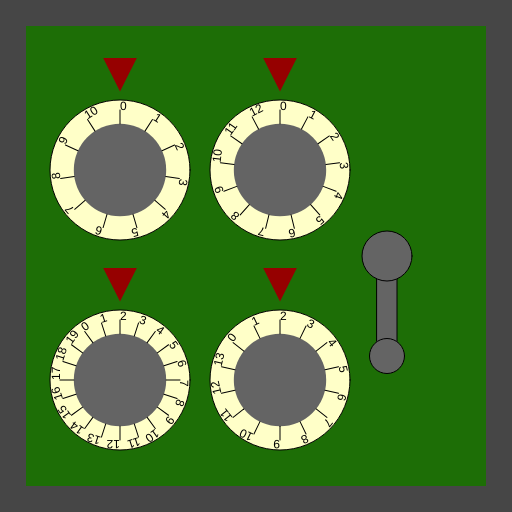
Frame 1 (no input)
Frame 60 (no input): identical to frame 1, image omitted
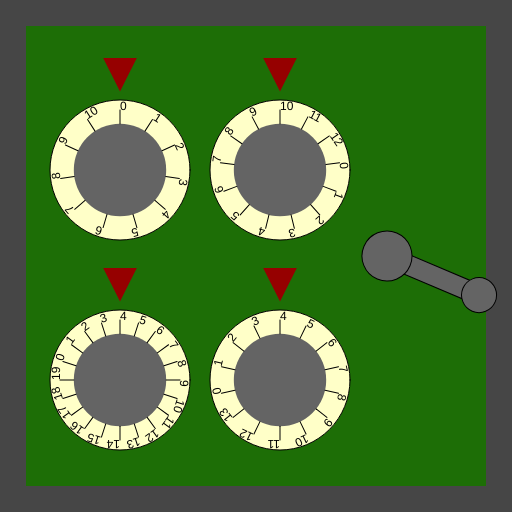
Frame 120 (the mouse pressed at the canvas centre since frame 60)

The p5.js sketch that drew these frames (run headless with seeded random() and noise() and a simulated clock; from frame 60 on, the mouse is pressed at the canvas centre):

// p5.js sketch
// ── sketch.js
/*

Officer: 6978930
CaseNum: 303-2-36810021-6978930

Case 303 - The Case of the Crooked Attorney
Stage 3 - The Gates Bank

I’ve made an appointment for you at the Gates Bank to retrieve your safe deposit box from the vault.
Actually you will break into Torvalds’ one.

Crack the safe by doing the following:

	Whilst the mouse is being dragged:
	- Make hidden_vault_val0 equal to the value of mouseY
	- Use the 'max' function to prevent hidden_vault_val0 from falling below 2

	Whilst the mouse is moving:
	- Increment hidden_vault_val1 by 2
	- Use the 'min' function to prevent hidden_vault_val1 from going above 15

	Whilst the mouse is moving:
	- Make hidden_vault_val2 equal to the value of mouseY
	- Use the 'min' function to prevent hidden_vault_val2 from going above 10

	Whilst the mouse is moving:
	- Increment hidden_vault_val3 by 2
	- Use the 'max' function to prevent hidden_vault_val3 from falling below 2

	When the mouse button is pressed:
	- Make hidden_vault_val4 equal to the value of mouseY
	- Use the 'constrain' function to prevent hidden_vault_val4 from falling below 17 and going above 67



This time you'll need to create the relevant event handlers yourself.

There are many possible ways of investigating this case, but you
should use ONLY the following commands:

	- The assignment operator aka. the equals sign !
	- mouseX, mouseY
	- Incrementing +=
	- Decrementing -=
	- min, max
	- constrain

*/

//declare the variables

var hidden_vault_val0;
var hidden_vault_val1;
var hidden_vault_val2;
var hidden_vault_val3;
var hidden_vault_val4;


function mouseDragged() {
	console.log("mouseDragged", mouseX, mouseY);
	hidden_vault_val0 = mouseY;
	hidden_vault_val0 = max(hidden_vault_val0, 2);
}

function mouseMoved() {
	console.log("mouseMoved", mouseX, mouseY);

	hidden_vault_val1 += 2;
	hidden_vault_val1 = min(hidden_vault_val1, 15);

	hidden_vault_val2 = mouseY;
	hidden_vault_val2 = min(hidden_vault_val2, 10);

	hidden_vault_val3 += 2;
	hidden_vault_val3 = max(hidden_vault_val3, 2);

}

function mousePressed() {
	console.log("mousePressed");
	hidden_vault_val4 = mouseY;
	hidden_vault_val4 = constrain(hidden_vault_val4, 17, 67);

}




function preload() {
	//IMAGES WILL BE LOADED HERE

}

function setup() {
	createCanvas(512, 512);

	//initialise the variables
	hidden_vault_val0 = 0;
	hidden_vault_val1 = 0;
	hidden_vault_val2 = 0;
	hidden_vault_val3 = 0;
	hidden_vault_val4 = 0;

}

///////////////////EVENT HANDLERS///////////////////

//Create event handlers here to open the safe ...


///////////////DO NOT CHANGE CODE BELOW THIS POINT///////////////////

function draw() {

	//Draw the safe door
	background(70);
	noStroke();
	fill(29, 110, 6);
	rect(26, 26, width - 52, width - 52);

	//Draw the combination dials
	push();
	translate(120, 170);
	drawDial(140, hidden_vault_val0, 11);
	pop();

	push();
	translate(120, 380);
	drawDial(140, hidden_vault_val1, 20);
	pop();

	push();
	translate(280, 170);
	drawDial(140, hidden_vault_val2, 13);
	pop();

	push();
	translate(280, 380);
	drawDial(140, hidden_vault_val3, 14);
	pop();

	//Draw the lever
	push();
	translate(width - 125, 256);
	drawLever(hidden_vault_val4);
	pop();


}

function drawDial(diameter, num, maxNum) {
	//the combination lock

	var r = diameter * 0.5;
	var p = r * 0.6;

	stroke(0);
	fill(255, 255, 200);
	ellipse(0, 0, diameter, diameter);
	fill(100);
	noStroke();
	ellipse(0, 0, diameter * 0.66, diameter * 0.66);
	fill(150, 0, 0);
	triangle(
		-p * 0.4, -r - p,
		p * 0.4, -r - p,
		0, -r - p / 5
	);

	noStroke();

	push();
	var inc = 360 / maxNum;

	rotate(radians(-num * inc));
	for (var i = 0; i < maxNum; i++) {
		push();
		rotate(radians(i * inc));
		stroke(0);
		line(0, -r * 0.66, 0, -(r - 10));
		noStroke();
		fill(0);
		text(i, 0, -(r - 10));
		pop();
	}

	pop();
}

function drawLever(rot) {
	push();
	rotate(radians(-rot));
	stroke(0);
	fill(100);
	rect(-10, 0, 20, 100);
	ellipse(0, 0, 50, 50);
	ellipse(0, 100, 35, 35);
	pop();
}
